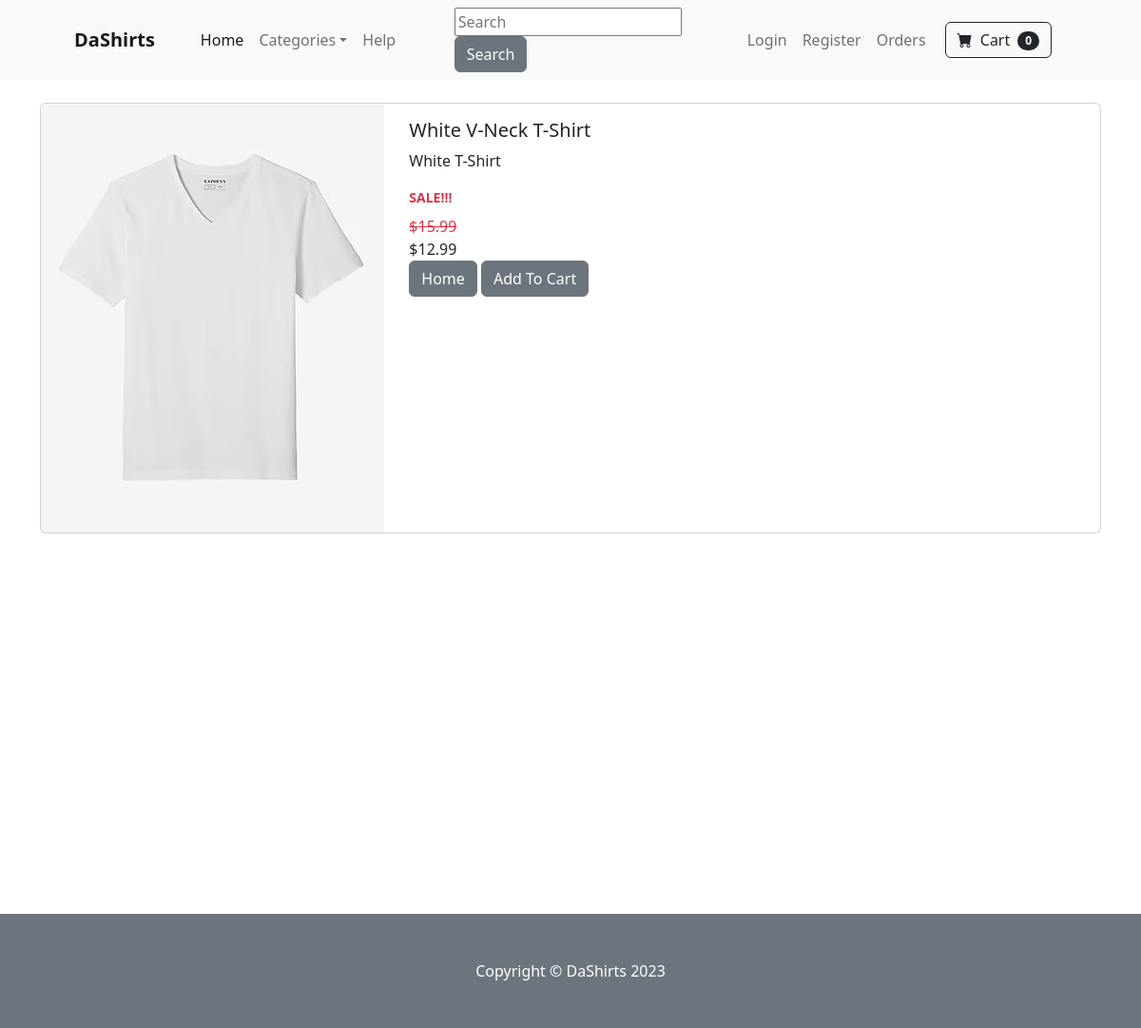
The page /product/1 on the database as committed earlier.
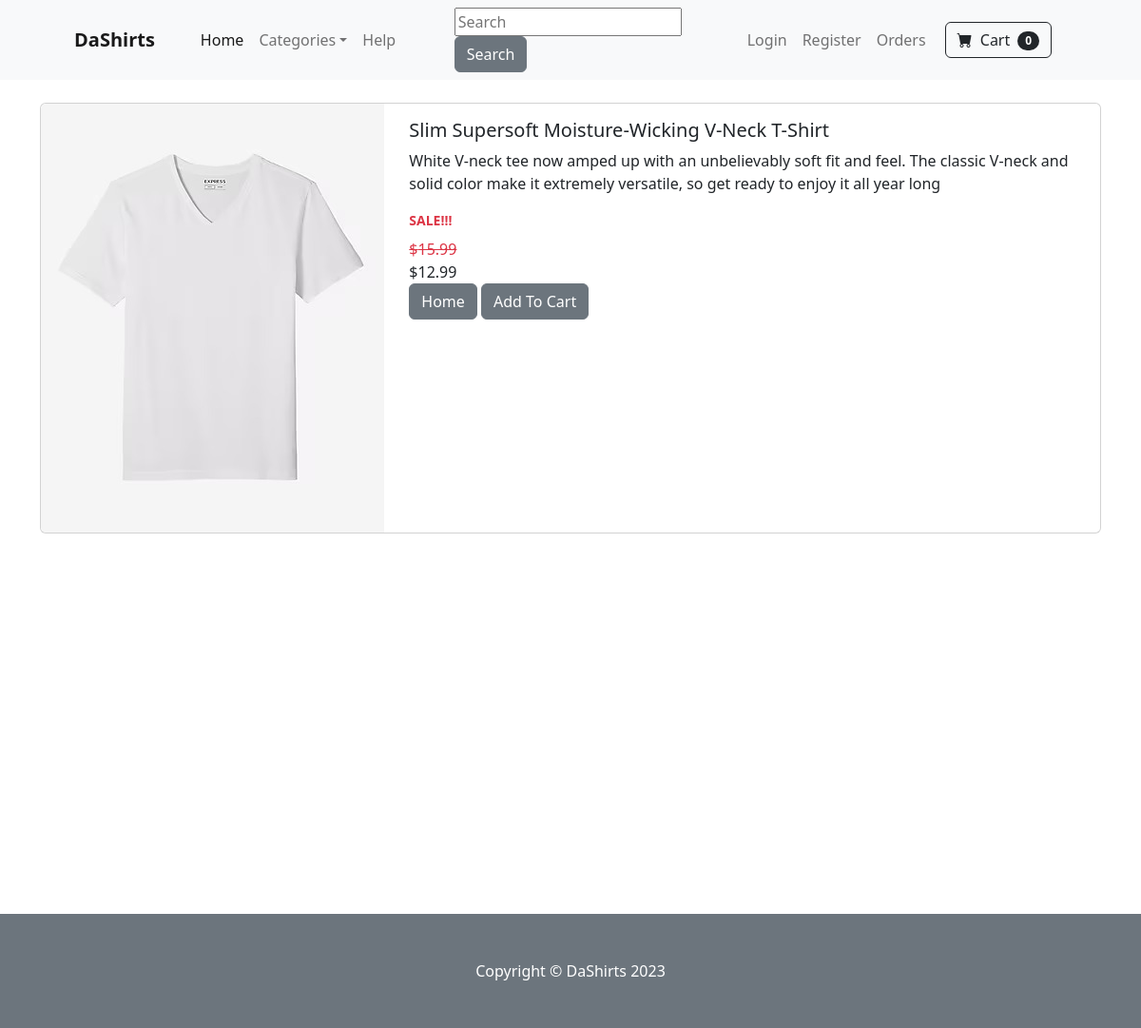
The same page on the database as committed later.
### store/models.py (models this page shows, shortened)
class Product(models.Model):
    id = models.AutoField(primary_key=True)
    name = models.CharField(max_length=100)
    price = models.DecimalField(default=0, decimal_places=2, max_digits=6)
    category = models.ForeignKey(Category, on_delete=models.CASCADE, default=1)
    description = models.TextField(blank=True, null=True)
    image = models.ImageField(upload_to='uploads/product/')
    on_sale = models.BooleanField(default=False)
    sale_price = models.DecimalField(default=0, decimal_places=2, max_digits=6)

### store/views.py (the view)
# urls.py: path('product/<int:pk>', views.product, name='product'), #go to product page based on product (primary key) number
def product(request,pk):
    product = Product.objects.get(id=pk)
    return render(request, 'product.html', {'product':product})

### store/templates/product.html (shortened to what this page needs)
{% extends 'base.html' %}
{% block content %}
<div class="container">
  <br/>
  <div class="card mb-3">
      <div class="row g-0">
        <div class="col-md-4">
          <img src="{{ product.image.url }}" class="img-fluid rounded-start" alt="...">
        </div>
        <div class="col-md-8">
          <div class="card-body">
            <h5 class="card-title">{{ product.name }}</h5>
            <p class="card-text">{{ product.description }}</p>
            {% if product.on_sale %}
            <div class="d-flex small text-warning mb-2 text-danger">
              <b>SALE!!!</b>
              </div>
              <div class="text-danger">
              <strike>
              ${{ product.price }}
              </strike>
              </div>
              ${{ product.sale_price }}
            {% else %}
              ${{ product.price }}
            {% endif %}
            <br/>
            <a href="{% url 'home' %}" class="btn btn-secondary">Home</a>
            <a href="{% url 'add_to_cart' pk=product.id %}" class="btn btn-secondary">Add To Cart</a>
          </div>
        </div>
      </div>
    </div>
</div>
<br/><br/><br/><br/><br/><br/><br/><br/><br/><br/><br/><br/><br/><br/><br/><br/>
{% endblock %}

Rows that differ between the two databases and show on the page:
changed Product: name "White V-Neck T-Shirt" → "Slim Supersoft Moisture-Wicking V-Neck T-Shirt"; description "White T-Shirt" → "White V-neck tee now amped up with an unbelievably soft fit and feel. The classic V-neck and solid color make it extremely versatile, so get ready to enjoy it all year long"
